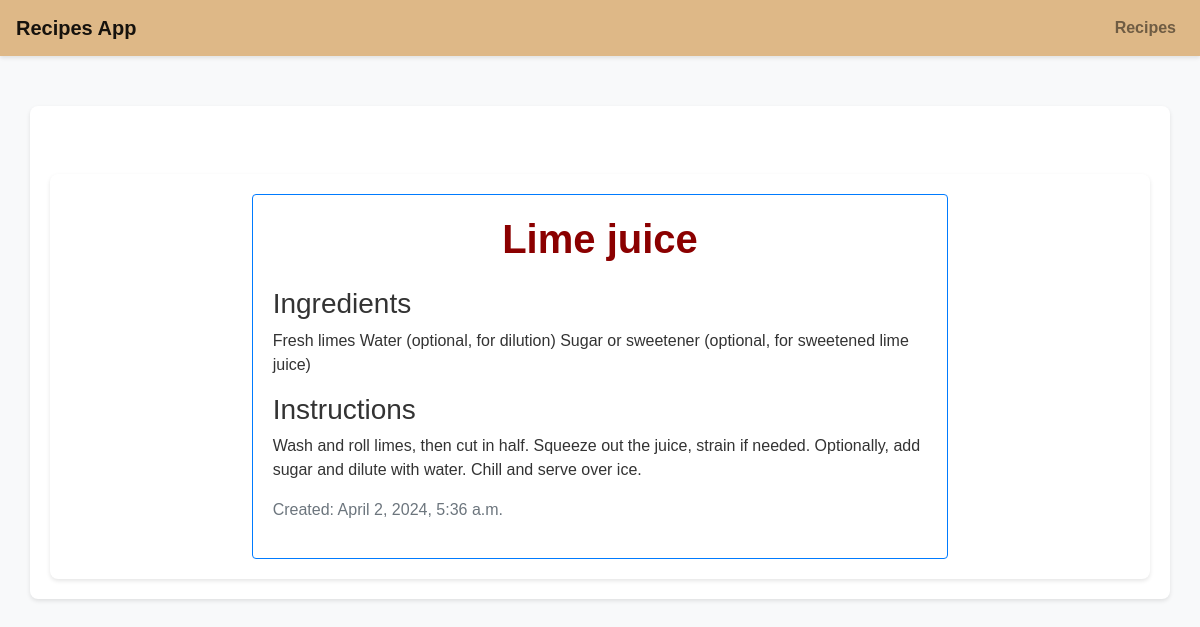
The page /recipe/slug-three/ on the database its author committed.
### recipesapp/models.py (models this page shows)
class Recipe(models.Model):
    name = models.CharField(max_length=225, blank=False, null=False)
    ingredients = models.TextField(blank=False, null=False)
    instructions = models.TextField(blank=False, null=False)
    date_created = models.DateTimeField(auto_now=True)
    slug = models.SlugField(null = True, blank=True, unique=True)

### recipesapp/views.py (the view)
# urls.py: path('recipe/<slug:recipe_slug>/', recipe_detail, name='recipe_detail'),
def recipe_detail(request, recipe_slug):
    recipe = get_object_or_404(Recipe, slug=recipe_slug)
    return render(request, 'recipe_detail.html', {'recipe': recipe})

### template/recipe_detail.html
{% extends 'base.html' %}
{% block content %}
<div class="container mt-5">
    <div class="row justify-content-center">
        <div class="col-lg-8">
            <div class="card border-primary">
                <div class="card-body">
                    <h1 class="card-title mb-4 text-center" style="color: darkred; font-weight: bold;">{{ recipe.name }}</h1>
                    <div class="card-text">
                        <h3>Ingredients</h3>
                        <p>{{ recipe.ingredients }}</p>
                        <h3>Instructions</h3>
                        <p>{{ recipe.instructions }}</p>
                        <p class="text-muted">Created: {{ recipe.date_created }}</p>
                    </div>
                </div>
            </div>
        </div>
    </div>
</div>
{% endblock %}

### template/base.html (style rules this page uses)
body { background-color: #f8f9fa; font-family: 'Arial', sans-serif; color: #333; }
.container { margin-top: 50px; background-color: #fff; border-radius: 8px; box-shadow: 0 2px 4px rgba(0,0,0,0.1); padding: 20px; }

### rows shown on the page
Recipe: name "Lime juice", ingredients "Fresh limes Water (optional, for dilution) Sugar or sweetener (optional, for sweetened lime juice)", instructions "Wash and roll limes, then cut in half. Squeeze out the juice, strain if needed. Optionally, add sugar and dilute with water. Chill and serve over ice.", date_created "April 2, 2024, 5:36 a.m."
